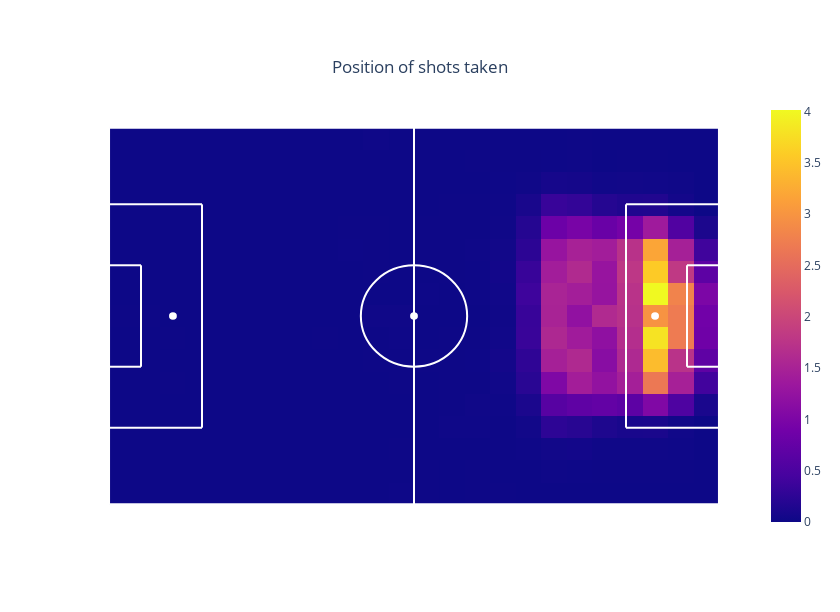

The notebook cell this image was saved under:
### Markdown cell above
We start by identifying outliers regarding the position of the shots. Let's therefore first plot a heatmap of where all the shots happened.

### Code cell
# compute the number of shots per grid
nb_shots, x, y, df_shots = py_help.prepare_heatmap(df_shots, "posBeforeXMeters", "posBeforeYMeters", 24, 17, return_df=True)
# get the share of shots
share_shots = nb_shots / nb_shots.sum() * 100
# plot the heatmap
dict_info = {"Share of shots (in %)": {"values": share_shots, "display_type": ".2f"},
             "Number of shots": {"values": nb_shots, "display_type": ".0f"}}
fig = py_help.create_heatmap(x, y, share_shots, dict_info, title_name="Position of shots taken")
fig.show()

### Figure 1 — Plotly figure (JSON) as saved in the notebook; plotly's stock layout.template omitted (floating-point values rounded to 4 significant figures; data arrays with more than 128 entries replaced by an {"elided": "..."} marker saying what was removed)
{"data": [{"hoverinfo": "text", "text": {"elided": "17x24 str values"}, "type": "heatmap", "x": [2.188, 6.562, 10.94, 15.31, 19.69, 24.06, 28.44, 32.81, 37.19, 41.56, 45.94, 50.31, 54.69, 59.06, 63.44, 67.81, 72.19, 76.56, 80.94, 85.31, 89.69, 94.06, 98.44, 102.8], "y": [66, 62, 58, 54, 50, 46, 42, 38, 34, 30, 26, 22, 18, 14, 10, 6, 2], "z": {"elided": "17x24 float values"}}], "layout": {"autosize": false, "height": 612, "plot_bgcolor": "white", "shapes": [{"line": {"color": "white", "width": 2}, "type": "line", "x0": 52.5, "x1": 52.5, "y0": 0, "y1": 68}, {"line": {"color": "white", "width": 2}, "type": "line", "x0": 0, "x1": 16, "y0": 54.16, "y1": 54.16}, {"line": {"color": "white", "width": 2}, "type": "line", "x0": 16, "x1": 16, "y0": 54.16, "y1": 13.84}, {"line": {"color": "white", "width": 2}, "type": "line", "x0": 16, "x1": 0, "y0": 13.84, "y1": 13.84}, {"line": {"color": "white", "width": 2}, "type": "line", "x0": 0, "x1": 5.5, "y0": 24.84, "y1": 24.84}, {"line": {"color": "white", "width": 2}, "type": "line", "x0": 5.5, "x1": 5.5, "y0": 24.84, "y1": 43.16}, {"line": {"color": "white", "width": 2}, "type": "line", "x0": 5.5, "x1": 0, "y0": 43.16, "y1": 43.16}, {"line": {"color": "white", "width": 2}, "type": "line", "x0": 105, "x1": 89, "y0": 54.16, "y1": 54.16}, {"line": {"color": "white", "width": 2}, "type": "line", "x0": 89, "x1": 89, "y0": 54.16, "y1": 13.84}, {"line": {"color": "white", "width": 2}, "type": "line", "x0": 89, "x1": 105, "y0": 13.84, "y1": 13.84}, {"line": {"color": "white", "width": 2}, "type": "line", "x0": 105, "x1": 99.5, "y0": 24.84, "y1": 24.84}, {"line": {"color": "white", "width": 2}, "type": "line", "x0": 99.5, "x1": 99.5, "y0": 24.84, "y1": 43.16}, {"line": {"color": "white", "width": 2}, "type": "line", "x0": 99.5, "x1": 105, "y0": 43.16, "y1": 43.16}, {"fillcolor": "white", "line": {"color": "white"}, "type": "circle", "x0": 10.5, "x1": 11.5, "xref": "x", "y0": 33.5, "y1": 34.5, "yref": "y"}, {"fillcolor": "white", "line": {"color": "white"}, "type": "circle", "x0": 93.5, "x1": 94.5, "xref": "x", "y0": 33.5, "y1": 34.5, "yref": "y"}, {"fillcolor": "white", "line": {"color": "white"}, "type": "circle", "x0": 52, "x1": 53, "xref": "x", "y0": 33.5, "y1": 34.5, "yref": "y"}, {"line": {"color": "white"}, "type": "circle", "x0": 43.35, "x1": 61.65, "xref": "x", "y0": 24.85, "y1": 43.15, "yref": "y"}, {"line": {"color": "white", "width": 2}, "type": "line", "x0": 0, "x1": 105, "y0": 0, "y1": 0}, {"line": {"color": "white", "width": 2}, "type": "line", "x0": 0, "x1": 0, "y0": 0, "y1": 68}, {"line": {"color": "white", "width": 2}, "type": "line", "x0": 0, "x1": 105, "y0": 68, "y1": 68}, {"line": {"color": "white", "width": 2}, "type": "line", "x0": 105, "x1": 105, "y0": 0, "y1": 68}, {"line": {"color": "white", "width": 2}, "type": "line", "x0": 0, "x1": -2, "y0": 30.34, "y1": 30.34}, {"line": {"color": "white", "width": 2}, "type": "line", "x0": 0, "x1": -2, "y0": 37.66, "y1": 37.66}, {"line": {"color": "white", "width": 2}, "type": "line", "x0": -2, "x1": -2, "y0": 30.34, "y1": 37.66}, {"line": {"color": "white", "width": 2}, "type": "line", "x0": 105, "x1": 107, "y0": 30.34, "y1": 30.34}, {"line": {"color": "white", "width": 2}, "type": "line", "x0": 105, "x1": 107, "y0": 37.66, "y1": 37.66}, {"line": {"color": "white", "width": 2}, "type": "line", "x0": 107, "x1": 107, "y0": 30.34, "y1": 37.66}], "title": {"text": "Position of shots taken", "x": 0.5, "xanchor": "center", "y": 0.9, "yanchor": "top"}, "width": 840, "xaxis": {"range": [-5, 110], "showgrid": false, "showticklabels": false, "zeroline": false}, "yaxis": {"range": [-5, 73], "showgrid": false, "showticklabels": false, "zeroline": false}}}
